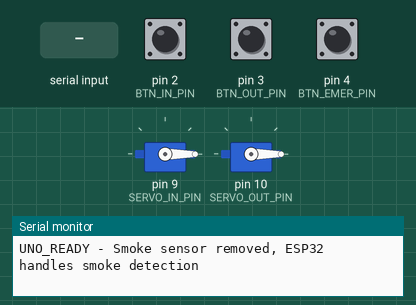
Recording of a sketch running on a simulated Arduino Uno, built with avr-gcc and run on an emulated ATmega328P. Parts: 2 × servo, the last lines printed to the serial monitor. The test bench sets the inputs (shaded band); at power-on: pin 2 (BTN_IN_PIN) HIGH, pin 3 (BTN_OUT_PIN) HIGH, pin 4 (BTN_EMER_PIN) HIGH.

Above: at 1.2 s.
1.3 s: pin 2 (BTN_IN_PIN) pulled LOW for 0.15 s
At 2.1 s:
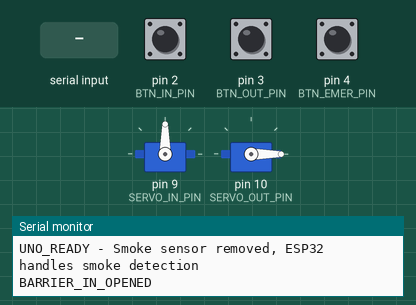
2.9 s: pin 3 (BTN_OUT_PIN) pulled LOW for 0.15 s
At 3.4 s:
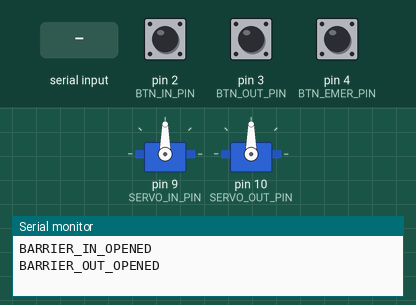
4.5 s: "CLOSE_BARRIER_IN\n" received over the second serial link
At 5.1 s:
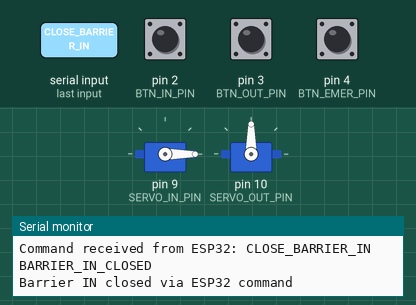
6.0 s: pin 4 (BTN_EMER_PIN) pulled LOW for 0.15 s
At 6.5 s:
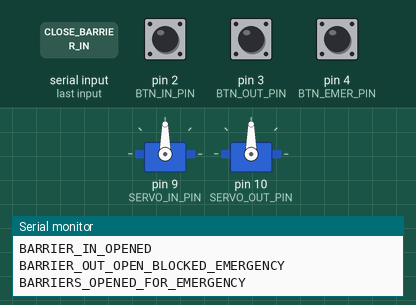
Timing chart, 0 to 9.0 s (numbered marks = the images above; inputs shaded):
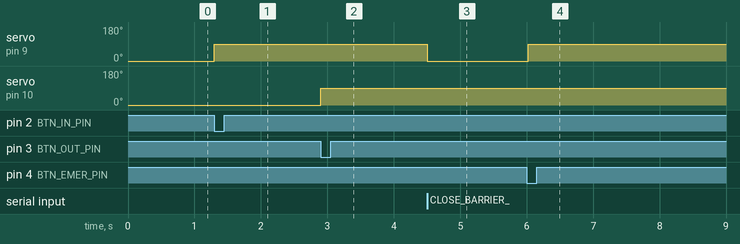

Measured:
- after the input at 1.3 s, servo on pin 9 (SERVO_IN_PIN): 0° → 90° at once
- after the input at 2.9 s, servo on pin 10 (SERVO_OUT_PIN): 0° → 90° at once
- after the input at 4.5 s, servo on pin 9 (SERVO_IN_PIN): 90° → 0° at once
- after the input at 6.0 s, servo on pin 9 (SERVO_IN_PIN): 0° → 90° at once

The sketch:

UNO_PARKING.ino
```cpp
#include <Servo.h>
#include <SoftwareSerial.h>

#define ESP_RX_PIN 12
#define ESP_TX_PIN 13
#define SERVO_IN_PIN 9
#define SERVO_OUT_PIN 10
#define BTN_IN_PIN 2
#define BTN_OUT_PIN 3
#define BTN_EMER_PIN 4

Servo servoIn;
Servo servoOut;

bool btnInPressed = false;
bool btnOutPressed = false;
bool btnEmerPressed = false;
bool barrierInOpen = false;
bool barrierOutOpen = false;
bool emergencyMode = false;

const int BARRIER_CLOSED_ANGLE = 0;
const int BARRIER_OPENED_ANGLE = 90;
SoftwareSerial espSerial(ESP_RX_PIN, ESP_TX_PIN);

void setup() {
  Serial.begin(9600);
  espSerial.begin(9600);

  servoIn.attach(SERVO_IN_PIN);
  servoOut.attach(SERVO_OUT_PIN);

  pinMode(BTN_IN_PIN, INPUT_PULLUP);
  pinMode(BTN_OUT_PIN, INPUT_PULLUP);
  pinMode(BTN_EMER_PIN, INPUT_PULLUP);

  closeBarrierIn();
  closeBarrierOut();

  Serial.println("UNO_READY - Smoke sensor removed, ESP32 handles smoke detection");
}

void loop() {
  checkButtons();
  checkSerialCommands();
}

void checkButtons() {
  bool currentBtnIn = digitalRead(BTN_IN_PIN) == LOW;
  bool currentBtnOut = digitalRead(BTN_OUT_PIN) == LOW;
  bool currentBtnEmer = digitalRead(BTN_EMER_PIN) == LOW;

  if (currentBtnIn && !btnInPressed) {
    btnInPressed = true;
    if (!emergencyMode) {
      toggleBarrierIn();
    } else {
      Serial.println("BARRIER_IN_BUTTON_BLOCKED_EMERGENCY");
    }
    delay(200);
  } else if (!currentBtnIn) {
    btnInPressed = false;
  }

  if (currentBtnOut && !btnOutPressed) {
    btnOutPressed = true;
    if (!emergencyMode) {
      toggleBarrierOut();
    } else {
      Serial.println("BARRIER_OUT_BUTTON_BLOCKED_EMERGENCY");
    }
    delay(200);
  } else if (!currentBtnOut) {
    btnOutPressed = false;
  }

  if (currentBtnEmer && !btnEmerPressed) {
    btnEmerPressed = true;
    emergencyMode = !emergencyMode;

    if (emergencyMode) {
      Serial.println("EMERGENCY_MANUAL_ON");
      espSerial.println("EMERGENCY_MANUAL_ON");
      activateEmergencySequence();
    } else {
      Serial.println("EMERGENCY_OFF");
      espSerial.println("EMERGENCY_OFF");
      closeBarrierIn();
      closeBarrierOut();
    }
    delay(200);
  } else if (!currentBtnEmer) {
    btnEmerPressed = false;
  }
}

void activateEmergencySequence() {
  Serial.println("EMERGENCY_SEQUENCE_ACTIVATED");
  openBarrierIn();
  delay(300);
  openBarrierOut();
  Serial.println("BARRIERS_OPENED_FOR_EMERGENCY");
}

void checkSerialCommands() {
  if (espSerial.available()) {
    String command = espSerial.readStringUntil('\n');
    command.trim();

    Serial.println("Command received from ESP32: " + command);

    if (command == "OPEN_BARRIER_IN") {
      openBarrierIn();
      espSerial.println("ACK:BARRIER_IN_OPENED");
      Serial.println("Barrier IN opened via ESP32 command");
    } else if (command == "CLOSE_BARRIER_IN") {
      closeBarrierIn();
      espSerial.println("ACK:BARRIER_IN_CLOSED");
      Serial.println("Barrier IN closed via ESP32 command");
    } else if (command == "OPEN_BARRIER_OUT") {
      openBarrierOut();
      espSerial.println("ACK:BARRIER_OUT_OPENED");
      Serial.println("Barrier OUT opened via ESP32 command");
    } else if (command == "CLOSE_BARRIER_OUT") {
      closeBarrierOut();
      espSerial.println("ACK:BARRIER_OUT_CLOSED");
      Serial.println("Barrier OUT closed via ESP32 command");
    } else if (command == "EMERGENCY_ON") {
      emergencyMode = true;
      activateEmergencySequence();
      espSerial.println("ACK:EMERGENCY_ON_OK");
      Serial.println("Emergency mode activated via ESP32 command");
    } else if (command == "EMERGENCY_OFF") {
      emergencyMode = false;
      closeBarrierIn();
      closeBarrierOut();
      Serial.println("EMERGENCY_OFF");
      espSerial.println("EMERGENCY_OFF");
      espSerial.println("ACK:EMERGENCY_OFF_OK");
      Serial.println("Emergency mode deactivated via ESP32 command");
    } else if (command == "GET_STATUS") {
      espSerial.print("STATUS:EMERGENCY:");
      espSerial.print(emergencyMode ? "ON" : "OFF");
      espSerial.print(":BARRIER_IN:");
      espSerial.print(barrierInOpen ? "OPEN" : "CLOSED");
      espSerial.print(":BARRIER_OUT:");
      espSerial.println(barrierOutOpen ? "OPEN" : "CLOSED");
      Serial.println("Status sent to ESP32");
    } else {
      espSerial.println("NACK:UNKNOWN_COMMAND");
      Serial.println("Unknown command: " + command);
    }
  }
}

void toggleBarrierIn() {
  if (barrierInOpen) {
    closeBarrierIn();
  } else {
    openBarrierIn();
  }
}

void toggleBarrierOut() {
  if (barrierOutOpen) {
    closeBarrierOut();
  } else {
    openBarrierOut();
  }
}

void openBarrierIn() {
  if (!emergencyMode || (emergencyMode && !barrierInOpen)) {
    servoIn.write(BARRIER_OPENED_ANGLE);
    if (!barrierInOpen) {
      barrierInOpen = true;
      Serial.println("BARRIER_IN_OPENED");
      espSerial.println("BARRIER_IN_OPENED");
    }
  } else {
    Serial.println("BARRIER_IN_OPEN_BLOCKED_EMERGENCY");
  }
}

void closeBarrierIn() {
  if (!emergencyMode) {
    servoIn.write(BARRIER_CLOSED_ANGLE);
    if (barrierInOpen) {
      barrierInOpen = false;
      Serial.println("BARRIER_IN_CLOSED");
      espSerial.println("BARRIER_IN_CLOSED");
    }
  } else {
    Serial.println("BARRIER_IN_CLOSE_BLOCKED_EMERGENCY");
  }
}

void openBarrierOut() {
  if (!emergencyMode || (emergencyMode && !barrierOutOpen)) {
    servoOut.write(BARRIER_OPENED_ANGLE);
    if (!barrierOutOpen) {
      barrierOutOpen = true;
      Serial.println("BARRIER_OUT_OPENED");
      espSerial.println("BARRIER_OUT_OPENED");
    }
  } else {
    Serial.println("BARRIER_OUT_OPEN_BLOCKED_EMERGENCY");
  }
}

void closeBarrierOut() {
  if (!emergencyMode) {
    servoOut.write(BARRIER_CLOSED_ANGLE);
    if (barrierOutOpen) {
      barrierOutOpen = false;
      Serial.println("BARRIER_OUT_CLOSED");
      espSerial.println("BARRIER_OUT_CLOSED");
    }
  } else {
    Serial.println("BARRIER_OUT_CLOSE_BLOCKED_EMERGENCY");
  }
}
```
